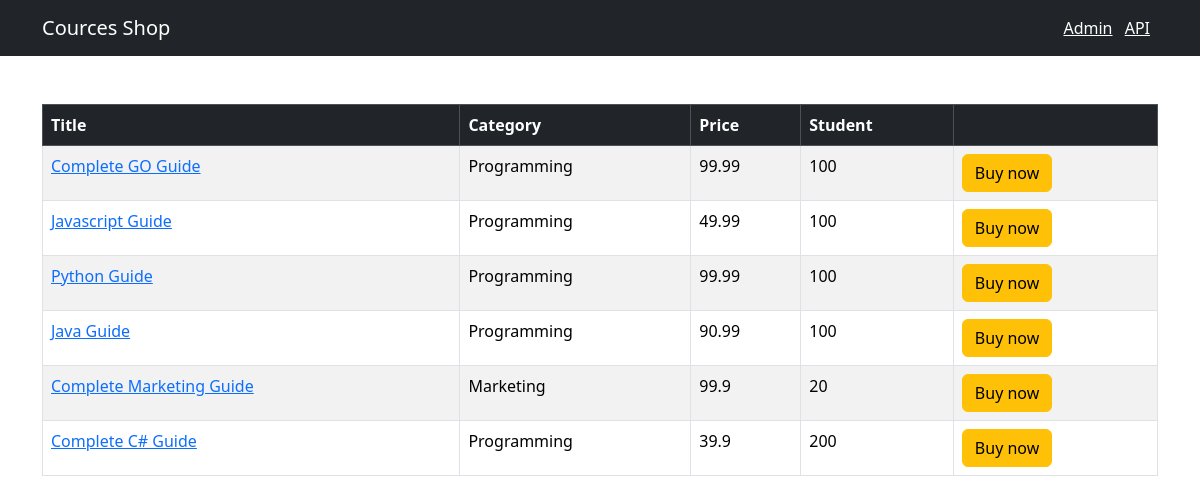
The page / on the database its author committed.
### shop/models.py (models this page shows, shortened)
class Course(models.Model):
    title = models.CharField(max_length=200)
    price = models.FloatField()
    students_qty = models.IntegerField()
    reviews_qty = models.IntegerField()
    category = models.ForeignKey(Category, on_delete=models.CASCADE)
    created_at = models.DateTimeField(default=timezone.now)

class Category(models.Model):
    title = models.CharField(max_length=250)
    created_at = models.DateTimeField(default=timezone.now)
    def __str__(self):
        return self.title

### shop/views.py (the view)
# urls.py: path('', include(api.urls), name='index'),
def index(request):
    courses = Course.objects.all()
    return render(request, 'shop/courses.html', {'courses': courses})

### templates/shop/courses.html (shortened to what this page needs)
{% extends 'base.html' %}
{% block content %}
<table class="table mt-5 table-bordered table-striped table-hover">
    <thead class="table-dark">
    <tr>
        <th class="table-dark">Title</th>
        <th class="table-dark">Category</th>
        <th class="table-dark">Price</th>
        <th class="table-dark">Student</th>
        <th class="table-dark"> </th>
    </tr>
    </thead>
    <tbody>
    {% for course in courses %}
    <tr>
        <td>
            <a href= {% url "shop:single_course"  course.id %}>{{ course.title }} </a>
        </td>
        <td>{{ course.category }}</td>
        <td>{{ course.price }}</td>
        <td>{{ course.students_qty }}</td>
        <td><button class="btn btn-warning">Buy now</button></td>
    </tr>
    {% endfor %}
    </tbody>
  </table>
{% endblock %}

### templates/base.html (shortened to what this page needs)
<!DOCTYPE html>
<html lang="en" xmlns:shop="http://www.w3.org/1999/xhtml">
<head>
    <link href="https://cdn.jsdelivr.net/npm/bootstrap@5.3.3/dist/css/bootstrap.min.css"
 rel="stylesheet">
  </head>
<body>
  <nav class="navbar navbar-dark bg-dark">
      <div class="container">
          <a href="{% url "shop:index" %}" class="navbar-brand"> Cources Shop </a>
          <span class="navbar-text">
              <a href="/admin/" class="me-2" target="_blank">Admin</a>
              <a href="/api/v1/" class="me-2" target="_blank"> API</a>
          </span>
      </div>
  </nav>
  <main class="container">
      {% block content %}
      {% endblock %}
  </main>
</body>
</html>

### rows shown on the page
Course: title "Complete GO Guide", category "Programming", price "99.99", students_qty "100"
Course: title "Javascript Guide", category "Programming", price "49.99", students_qty "100"
Course: title "Python Guide", category "Programming", price "99.99", students_qty "100"
Course: title "Java Guide", category "Programming", price "90.99", students_qty "100"
Course: title "Complete Marketing Guide", category "Marketing", price "99.9", students_qty "20"
Course: title "Complete C# Guide", category "Programming", price "39.9", students_qty "200"
